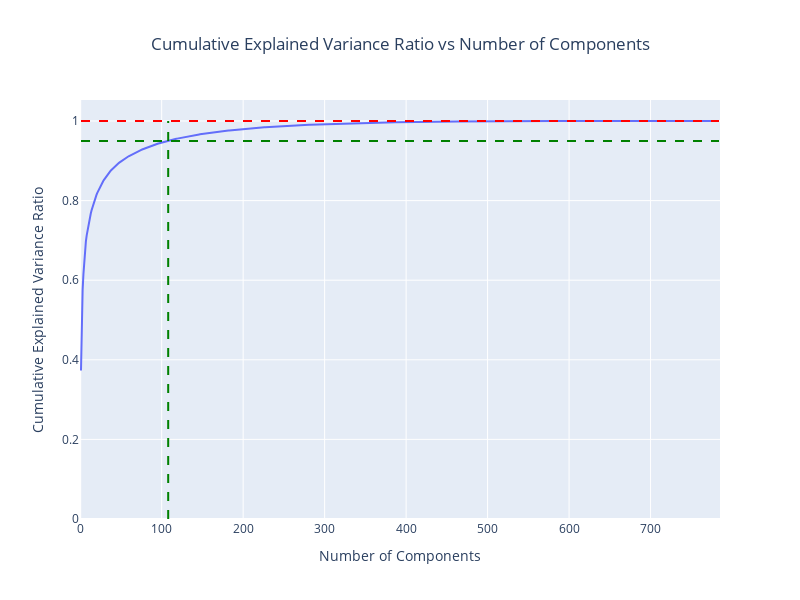

Notebook source saved alongside this figure:
### Code cell
trace = go.Scatter(x=list(range(1, len(cumulative_variance_ratio)+1)), y=cumulative_variance_ratio,
                   mode='lines', name='Cumulative Explained Variance Ratio')

layout = go.Layout(width=800,
                   height=600,
                   title_x = 0.5,
                   title='Cumulative Explained Variance Ratio vs Number of Components',
                   xaxis=dict(title='Number of Components'),
                   yaxis=dict(title='Cumulative Explained Variance Ratio'),
                   shapes=[
                       dict(type='line', x0=1, y0=1, x1=len(cumulative_variance_ratio), y1=1,
                            line=dict(color='red', width=2, dash='dash')),

                       dict(type='line', x0=1, y0=0.95, x1=len(cumulative_variance_ratio), y1=0.95,
                            line=dict(color='green', width=2, dash='dash')),

                       dict(type='line', x0=num_components_95, y0=0, x1=num_components_95, y1=1,
                            line=dict(color='green', width=2, dash='dash'))
                   ])

fig = go.Figure(data=[trace], layout=layout)
fig.show()
print(f'Variance over 0.95 is achieved with {num_components_95} components - {num_components_95/Ttrain.shape[1]:.04f} of all components')
print(f'Variance over 0.99 is achieved with {num_components_99} components - {num_components_99/Ttrain.shape[1]:.04f} of all components')

### Figure 1 — Plotly figure (JSON) as saved in the notebook; plotly's stock layout.template omitted (floating-point values rounded to 4 significant figures; data arrays with more than 128 entries replaced by an {"elided": "..."} marker saying what was removed)
{"data": [{"mode": "lines", "name": "Cumulative Explained Variance Ratio", "type": "scatter", "x": {"elided": "784 int values"}, "y": {"elided": "784 float values"}}], "layout": {"height": 600, "shapes": [{"line": {"color": "red", "dash": "dash", "width": 2}, "type": "line", "x0": 1, "x1": 784, "y0": 1, "y1": 1}, {"line": {"color": "green", "dash": "dash", "width": 2}, "type": "line", "x0": 1, "x1": 784, "y0": 0.95, "y1": 0.95}, {"line": {"color": "green", "dash": "dash", "width": 2}, "type": "line", "x0": 108, "x1": 108, "y0": 0, "y1": 1}], "title": {"text": "Cumulative Explained Variance Ratio vs Number of Components", "x": 0.5}, "width": 800, "xaxis": {"title": {"text": "Number of Components"}}, "yaxis": {"title": {"text": "Cumulative Explained Variance Ratio"}}}}
